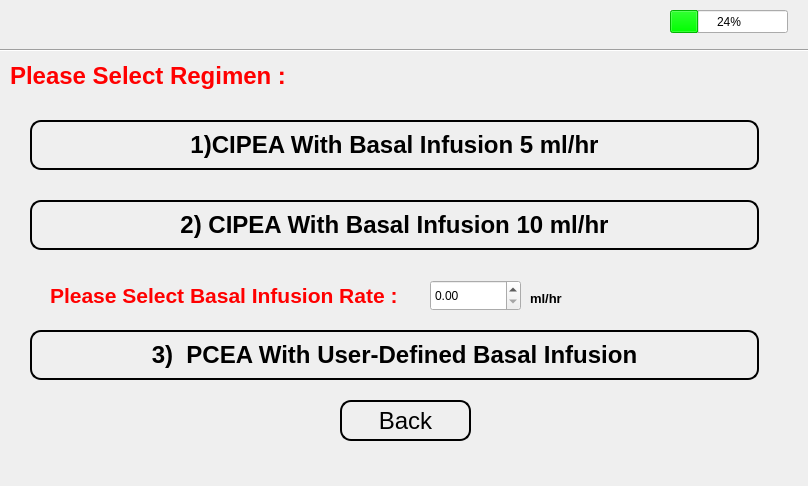
<?xml version="1.0" encoding="UTF-8"?>
<ui version="4.0">
 <class>infusionChangeRegimen</class>
 <widget class="QWidget" name="infusionChangeRegimen">
  <property name="geometry">
   <rect>
    <x>0</x>
    <y>0</y>
    <width>808</width>
    <height>486</height>
   </rect>
  </property>
  <property name="windowTitle">
   <string>Form</string>
  </property>
  <widget class="QPushButton" name="Regimen3">
   <property name="enabled">
    <bool>true</bool>
   </property>
   <property name="geometry">
    <rect>
     <x>30</x>
     <y>330</y>
     <width>729</width>
     <height>50</height>
    </rect>
   </property>
   <property name="font">
    <font>
     <pointsize>18</pointsize>
     <weight>75</weight>
     <bold>true</bold>
    </font>
   </property>
   <property name="styleSheet">
    <string notr="true">color: #000000;
border: 2px solid #000;
border-radius: 11px;
padding: 5px;
background: qradialgradient(cx: 0.3, cy: -0.4,
fx: 0.3, fy: -0.4,
radius: 1.35, stop: 0 #fff, stop: 1 #888);
min-width: 80px;</string>
   </property>
   <property name="text">
    <string>3)  PCEA With User-Defined Basal Infusion</string>
   </property>
  </widget>
  <widget class="QLabel" name="PatientIdentifier">
   <property name="geometry">
    <rect>
     <x>40</x>
     <y>440</y>
     <width>271</width>
     <height>16</height>
    </rect>
   </property>
   <property name="text">
    <string/>
   </property>
  </widget>
  <widget class="QLabel" name="SpinBoxError">
   <property name="geometry">
    <rect>
     <x>610</x>
     <y>290</y>
     <width>181</width>
     <height>16</height>
    </rect>
   </property>
   <property name="text">
    <string/>
   </property>
  </widget>
  <widget class="QPushButton" name="Regimen2">
   <property name="geometry">
    <rect>
     <x>30</x>
     <y>200</y>
     <width>729</width>
     <height>50</height>
    </rect>
   </property>
   <property name="font">
    <font>
     <pointsize>18</pointsize>
     <weight>75</weight>
     <bold>true</bold>
    </font>
   </property>
   <property name="styleSheet">
    <string notr="true">color: #000000;
border: 2px solid #000;
border-radius: 11px;
padding: 5px;
background: qradialgradient(cx: 0.3, cy: -0.4,
fx: 0.3, fy: -0.4,
radius: 1.35, stop: 0 #fff, stop: 1 #888);
min-width: 80px;</string>
   </property>
   <property name="text">
    <string>2) CIPEA With Basal Infusion 10 ml/hr</string>
   </property>
  </widget>
  <widget class="QLabel" name="label_2">
   <property name="geometry">
    <rect>
     <x>50</x>
     <y>280</y>
     <width>411</width>
     <height>31</height>
    </rect>
   </property>
   <property name="palette">
    <palette>
     <active>
      <colorrole role="WindowText">
       <brush brushstyle="SolidPattern">
        <color alpha="255">
         <red>255</red>
         <green>0</green>
         <blue>0</blue>
        </color>
       </brush>
      </colorrole>
      <colorrole role="Button">
       <brush brushstyle="SolidPattern">
        <color alpha="255">
         <red>255</red>
         <green>0</green>
         <blue>0</blue>
        </color>
       </brush>
      </colorrole>
      <colorrole role="Light">
       <brush brushstyle="SolidPattern">
        <color alpha="255">
         <red>255</red>
         <green>127</green>
         <blue>127</blue>
        </color>
       </brush>
      </colorrole>
      <colorrole role="Midlight">
       <brush brushstyle="SolidPattern">
        <color alpha="255">
         <red>255</red>
         <green>63</green>
         <blue>63</blue>
        </color>
       </brush>
      </colorrole>
      <colorrole role="Dark">
       <brush brushstyle="SolidPattern">
        <color alpha="255">
         <red>127</red>
         <green>0</green>
         <blue>0</blue>
        </color>
       </brush>
      </colorrole>
      <colorrole role="Mid">
       <brush brushstyle="SolidPattern">
        <color alpha="255">
         <red>170</red>
         <green>0</green>
         <blue>0</blue>
        </color>
       </brush>
      </colorrole>
      <colorrole role="Text">
       <brush brushstyle="SolidPattern">
        <color alpha="255">
         <red>255</red>
         <green>0</green>
         <blue>0</blue>
        </color>
       </brush>
      </colorrole>
      <colorrole role="BrightText">
       <brush brushstyle="SolidPattern">
        <color alpha="255">
         <red>255</red>
         <green>255</green>
         <blue>255</blue>
        </color>
       </brush>
      </colorrole>
      <colorrole role="ButtonText">
       <brush brushstyle="SolidPattern">
        <color alpha="255">
         <red>0</red>
         <green>0</green>
         <blue>0</blue>
        </color>
       </brush>
      </colorrole>
      <colorrole role="Base">
       <brush brushstyle="SolidPattern">
        <color alpha="255">
         <red>255</red>
         <green>255</green>
         <blue>255</blue>
        </color>
       </brush>
      </colorrole>
      <colorrole role="Window">
       <brush brushstyle="SolidPattern">
        <color alpha="255">
         <red>255</red>
         <green>0</green>
         <blue>0</blue>
        </color>
       </brush>
      </colorrole>
      <colorrole role="Shadow">
       <brush brushstyle="SolidPattern">
        <color alpha="255">
         <red>0</red>
         <green>0</green>
         <blue>0</blue>
        </color>
       </brush>
      </colorrole>
      <colorrole role="AlternateBase">
       <brush brushstyle="SolidPattern">
        <color alpha="255">
         <red>255</red>
         <green>127</green>
         <blue>127</blue>
        </color>
       </brush>
      </colorrole>
      <colorrole role="ToolTipBase">
       <brush brushstyle="SolidPattern">
        <color alpha="255">
         <red>255</red>
         <green>255</green>
         <blue>220</blue>
        </color>
       </brush>
      </colorrole>
      <colorrole role="ToolTipText">
       <brush brushstyle="SolidPattern">
        <color alpha="255">
         <red>0</red>
         <green>0</green>
         <blue>0</blue>
        </color>
       </brush>
      </colorrole>
     </active>
     <inactive>
      <colorrole role="WindowText">
       <brush brushstyle="SolidPattern">
        <color alpha="255">
         <red>255</red>
         <green>0</green>
         <blue>0</blue>
        </color>
       </brush>
      </colorrole>
      <colorrole role="Button">
       <brush brushstyle="SolidPattern">
        <color alpha="255">
         <red>255</red>
         <green>0</green>
         <blue>0</blue>
        </color>
       </brush>
      </colorrole>
      <colorrole role="Light">
       <brush brushstyle="SolidPattern">
        <color alpha="255">
         <red>255</red>
         <green>127</green>
         <blue>127</blue>
        </color>
       </brush>
      </colorrole>
      <colorrole role="Midlight">
       <brush brushstyle="SolidPattern">
        <color alpha="255">
         <red>255</red>
         <green>63</green>
         <blue>63</blue>
        </color>
       </brush>
      </colorrole>
      <colorrole role="Dark">
       <brush brushstyle="SolidPattern">
        <color alpha="255">
         <red>127</red>
         <green>0</green>
         <blue>0</blue>
        </color>
       </brush>
      </colorrole>
      <colorrole role="Mid">
       <brush brushstyle="SolidPattern">
        <color alpha="255">
         <red>170</red>
         <green>0</green>
         <blue>0</blue>
        </color>
       </brush>
      </colorrole>
      <colorrole role="Text">
       <brush brushstyle="SolidPattern">
        <color alpha="255">
         <red>255</red>
         <green>0</green>
         <blue>0</blue>
        </color>
       </brush>
      </colorrole>
      <colorrole role="BrightText">
       <brush brushstyle="SolidPattern">
        <color alpha="255">
         <red>255</red>
         <green>255</green>
         <blue>255</blue>
        </color>
       </brush>
      </colorrole>
      <colorrole role="ButtonText">
       <brush brushstyle="SolidPattern">
        <color alpha="255">
         <red>0</red>
         <green>0</green>
         <blue>0</blue>
        </color>
       </brush>
      </colorrole>
      <colorrole role="Base">
       <brush brushstyle="SolidPattern">
        <color alpha="255">
         <red>255</red>
         <green>255</green>
         <blue>255</blue>
        </color>
       </brush>
      </colorrole>
      <colorrole role="Window">
       <brush brushstyle="SolidPattern">
        <color alpha="255">
         <red>255</red>
         <green>0</green>
         <blue>0</blue>
        </color>
       </brush>
      </colorrole>
      <colorrole role="Shadow">
       <brush brushstyle="SolidPattern">
        <color alpha="255">
         <red>0</red>
         <green>0</green>
         <blue>0</blue>
        </color>
       </brush>
      </colorrole>
      <colorrole role="AlternateBase">
       <brush brushstyle="SolidPattern">
        <color alpha="255">
         <red>255</red>
         <green>127</green>
         <blue>127</blue>
        </color>
       </brush>
      </colorrole>
      <colorrole role="ToolTipBase">
       <brush brushstyle="SolidPattern">
        <color alpha="255">
         <red>255</red>
         <green>255</green>
         <blue>220</blue>
        </color>
       </brush>
      </colorrole>
      <colorrole role="ToolTipText">
       <brush brushstyle="SolidPattern">
        <color alpha="255">
         <red>0</red>
         <green>0</green>
         <blue>0</blue>
        </color>
       </brush>
      </colorrole>
     </inactive>
     <disabled>
      <colorrole role="WindowText">
       <brush brushstyle="SolidPattern">
        <color alpha="255">
         <red>127</red>
         <green>0</green>
         <blue>0</blue>
        </color>
       </brush>
      </colorrole>
      <colorrole role="Button">
       <brush brushstyle="SolidPattern">
        <color alpha="255">
         <red>255</red>
         <green>0</green>
         <blue>0</blue>
        </color>
       </brush>
      </colorrole>
      <colorrole role="Light">
       <brush brushstyle="SolidPattern">
        <color alpha="255">
         <red>255</red>
         <green>127</green>
         <blue>127</blue>
        </color>
       </brush>
      </colorrole>
      <colorrole role="Midlight">
       <brush brushstyle="SolidPattern">
        <color alpha="255">
         <red>255</red>
         <green>63</green>
         <blue>63</blue>
        </color>
       </brush>
      </colorrole>
      <colorrole role="Dark">
       <brush brushstyle="SolidPattern">
        <color alpha="255">
         <red>127</red>
         <green>0</green>
         <blue>0</blue>
        </color>
       </brush>
      </colorrole>
      <colorrole role="Mid">
       <brush brushstyle="SolidPattern">
        <color alpha="255">
         <red>170</red>
         <green>0</green>
         <blue>0</blue>
        </color>
       </brush>
      </colorrole>
      <colorrole role="Text">
       <brush brushstyle="SolidPattern">
        <color alpha="255">
         <red>127</red>
         <green>0</green>
         <blue>0</blue>
        </color>
       </brush>
      </colorrole>
      <colorrole role="BrightText">
       <brush brushstyle="SolidPattern">
        <color alpha="255">
         <red>255</red>
         <green>255</green>
         <blue>255</blue>
        </color>
       </brush>
      </colorrole>
      <colorrole role="ButtonText">
       <brush brushstyle="SolidPattern">
        <color alpha="255">
         <red>127</red>
         <green>0</green>
         <blue>0</blue>
        </color>
       </brush>
      </colorrole>
      <colorrole role="Base">
       <brush brushstyle="SolidPattern">
        <color alpha="255">
         <red>255</red>
         <green>0</green>
         <blue>0</blue>
        </color>
       </brush>
      </colorrole>
      <colorrole role="Window">
       <brush brushstyle="SolidPattern">
        <color alpha="255">
         <red>255</red>
         <green>0</green>
         <blue>0</blue>
        </color>
       </brush>
      </colorrole>
      <colorrole role="Shadow">
       <brush brushstyle="SolidPattern">
        <color alpha="255">
         <red>0</red>
         <green>0</green>
         <blue>0</blue>
        </color>
       </brush>
      </colorrole>
      <colorrole role="AlternateBase">
       <brush brushstyle="SolidPattern">
        <color alpha="255">
         <red>255</red>
         <green>0</green>
         <blue>0</blue>
        </color>
       </brush>
      </colorrole>
      <colorrole role="ToolTipBase">
       <brush brushstyle="SolidPattern">
        <color alpha="255">
         <red>255</red>
         <green>255</green>
         <blue>220</blue>
        </color>
       </brush>
      </colorrole>
      <colorrole role="ToolTipText">
       <brush brushstyle="SolidPattern">
        <color alpha="255">
         <red>0</red>
         <green>0</green>
         <blue>0</blue>
        </color>
       </brush>
      </colorrole>
     </disabled>
    </palette>
   </property>
   <property name="font">
    <font>
     <pointsize>16</pointsize>
     <weight>75</weight>
     <bold>true</bold>
    </font>
   </property>
   <property name="text">
    <string>Please Select Basal Infusion Rate :</string>
   </property>
  </widget>
  <widget class="QLabel" name="label_3">
   <property name="geometry">
    <rect>
     <x>530</x>
     <y>290</y>
     <width>51</width>
     <height>16</height>
    </rect>
   </property>
   <property name="font">
    <font>
     <pointsize>10</pointsize>
     <weight>75</weight>
     <bold>true</bold>
    </font>
   </property>
   <property name="text">
    <string>ml/hr</string>
   </property>
  </widget>
  <widget class="QPushButton" name="Regimen1">
   <property name="geometry">
    <rect>
     <x>30</x>
     <y>120</y>
     <width>729</width>
     <height>50</height>
    </rect>
   </property>
   <property name="font">
    <font>
     <pointsize>18</pointsize>
     <weight>75</weight>
     <bold>true</bold>
    </font>
   </property>
   <property name="styleSheet">
    <string notr="true">color: #000000;
border: 2px solid #000;
border-radius: 11px;
padding: 5px;
background: qradialgradient(cx: 0.3, cy: -0.4,
fx: 0.3, fy: -0.4,
radius: 1.35, stop: 0 #fff, stop: 1 #888);
min-width: 80px;</string>
   </property>
   <property name="text">
    <string>1)CIPEA With Basal Infusion 5 ml/hr</string>
   </property>
  </widget>
  <widget class="QPushButton" name="Back">
   <property name="geometry">
    <rect>
     <x>340</x>
     <y>400</y>
     <width>131</width>
     <height>41</height>
    </rect>
   </property>
   <property name="font">
    <font>
     <pointsize>18</pointsize>
    </font>
   </property>
   <property name="styleSheet">
    <string notr="true">color: #000000;
border: 2px solid #000;
border-radius: 11px;
padding: 5px;
background: qradialgradient(cx: 0.3, cy: -0.4,
fx: 0.3, fy: -0.4,
radius: 1.35, stop: 0 #fff, stop: 1 #888);
min-width: 80px;</string>
   </property>
   <property name="text">
    <string>Back</string>
   </property>
  </widget>
  <widget class="QLabel" name="label">
   <property name="geometry">
    <rect>
     <x>10</x>
     <y>60</y>
     <width>321</width>
     <height>31</height>
    </rect>
   </property>
   <property name="palette">
    <palette>
     <active>
      <colorrole role="WindowText">
       <brush brushstyle="SolidPattern">
        <color alpha="255">
         <red>255</red>
         <green>0</green>
         <blue>0</blue>
        </color>
       </brush>
      </colorrole>
      <colorrole role="Text">
       <brush brushstyle="SolidPattern">
        <color alpha="255">
         <red>255</red>
         <green>0</green>
         <blue>0</blue>
        </color>
       </brush>
      </colorrole>
     </active>
     <inactive>
      <colorrole role="WindowText">
       <brush brushstyle="SolidPattern">
        <color alpha="255">
         <red>255</red>
         <green>0</green>
         <blue>0</blue>
        </color>
       </brush>
      </colorrole>
      <colorrole role="Text">
       <brush brushstyle="SolidPattern">
        <color alpha="255">
         <red>255</red>
         <green>0</green>
         <blue>0</blue>
        </color>
       </brush>
      </colorrole>
     </inactive>
     <disabled>
      <colorrole role="WindowText">
       <brush brushstyle="SolidPattern">
        <color alpha="255">
         <red>120</red>
         <green>120</green>
         <blue>120</blue>
        </color>
       </brush>
      </colorrole>
      <colorrole role="Text">
       <brush brushstyle="SolidPattern">
        <color alpha="255">
         <red>120</red>
         <green>120</green>
         <blue>120</blue>
        </color>
       </brush>
      </colorrole>
     </disabled>
    </palette>
   </property>
   <property name="font">
    <font>
     <pointsize>18</pointsize>
     <weight>75</weight>
     <bold>true</bold>
    </font>
   </property>
   <property name="text">
    <string>Please Select Regimen :</string>
   </property>
  </widget>
  <widget class="QLabel" name="BedNo">
   <property name="geometry">
    <rect>
     <x>40</x>
     <y>460</y>
     <width>271</width>
     <height>16</height>
    </rect>
   </property>
   <property name="text">
    <string/>
   </property>
  </widget>
  <widget class="QDoubleSpinBox" name="doubleSpinBox">
   <property name="geometry">
    <rect>
     <x>430</x>
     <y>280</y>
     <width>91</width>
     <height>31</height>
    </rect>
   </property>
   <property name="decimals">
    <number>2</number>
   </property>
   <property name="maximum">
    <double>100.000000000000000</double>
   </property>
   <property name="singleStep">
    <double>0.010000000000000</double>
   </property>
  </widget>
  <widget class="QLabel" name="Regimen1Selected">
   <property name="geometry">
    <rect>
     <x>630</x>
     <y>70</y>
     <width>151</width>
     <height>20</height>
    </rect>
   </property>
   <property name="font">
    <font>
     <pointsize>11</pointsize>
     <weight>75</weight>
     <bold>true</bold>
    </font>
   </property>
   <property name="text">
    <string/>
   </property>
  </widget>
  <widget class="QLabel" name="label_5">
   <property name="geometry">
    <rect>
     <x>660</x>
     <y>180</y>
     <width>151</width>
     <height>20</height>
    </rect>
   </property>
   <property name="text">
    <string/>
   </property>
  </widget>
  <widget class="QLabel" name="Regimen2Selected">
   <property name="geometry">
    <rect>
     <x>630</x>
     <y>170</y>
     <width>151</width>
     <height>20</height>
    </rect>
   </property>
   <property name="font">
    <font>
     <pointsize>11</pointsize>
     <weight>75</weight>
     <bold>true</bold>
    </font>
   </property>
   <property name="text">
    <string/>
   </property>
  </widget>
  <widget class="Line" name="line">
   <property name="geometry">
    <rect>
     <x>0</x>
     <y>40</y>
     <width>811</width>
     <height>20</height>
    </rect>
   </property>
   <property name="font">
    <font>
     <weight>75</weight>
     <bold>true</bold>
    </font>
   </property>
   <property name="orientation">
    <enum>Qt::Horizontal</enum>
   </property>
  </widget>
  <widget class="QLabel" name="Date">
   <property name="geometry">
    <rect>
     <x>40</x>
     <y>10</y>
     <width>191</width>
     <height>31</height>
    </rect>
   </property>
   <property name="palette">
    <palette>
     <active>
      <colorrole role="WindowText">
       <brush brushstyle="SolidPattern">
        <color alpha="255">
         <red>0</red>
         <green>0</green>
         <blue>0</blue>
        </color>
       </brush>
      </colorrole>
      <colorrole role="Text">
       <brush brushstyle="SolidPattern">
        <color alpha="255">
         <red>0</red>
         <green>0</green>
         <blue>0</blue>
        </color>
       </brush>
      </colorrole>
      <colorrole role="LinkVisited">
       <brush brushstyle="SolidPattern">
        <color alpha="255">
         <red>0</red>
         <green>0</green>
         <blue>0</blue>
        </color>
       </brush>
      </colorrole>
      <colorrole role="ToolTipText">
       <brush brushstyle="SolidPattern">
        <color alpha="255">
         <red>255</red>
         <green>255</green>
         <blue>255</blue>
        </color>
       </brush>
      </colorrole>
     </active>
     <inactive>
      <colorrole role="WindowText">
       <brush brushstyle="SolidPattern">
        <color alpha="255">
         <red>0</red>
         <green>0</green>
         <blue>0</blue>
        </color>
       </brush>
      </colorrole>
      <colorrole role="Text">
       <brush brushstyle="SolidPattern">
        <color alpha="255">
         <red>0</red>
         <green>0</green>
         <blue>0</blue>
        </color>
       </brush>
      </colorrole>
      <colorrole role="LinkVisited">
       <brush brushstyle="SolidPattern">
        <color alpha="255">
         <red>0</red>
         <green>0</green>
         <blue>0</blue>
        </color>
       </brush>
      </colorrole>
      <colorrole role="ToolTipText">
       <brush brushstyle="SolidPattern">
        <color alpha="255">
         <red>255</red>
         <green>255</green>
         <blue>255</blue>
        </color>
       </brush>
      </colorrole>
     </inactive>
     <disabled>
      <colorrole role="WindowText">
       <brush brushstyle="SolidPattern">
        <color alpha="255">
         <red>120</red>
         <green>120</green>
         <blue>120</blue>
        </color>
       </brush>
      </colorrole>
      <colorrole role="Text">
       <brush brushstyle="SolidPattern">
        <color alpha="255">
         <red>120</red>
         <green>120</green>
         <blue>120</blue>
        </color>
       </brush>
      </colorrole>
      <colorrole role="LinkVisited">
       <brush brushstyle="SolidPattern">
        <color alpha="255">
         <red>0</red>
         <green>0</green>
         <blue>0</blue>
        </color>
       </brush>
      </colorrole>
      <colorrole role="ToolTipText">
       <brush brushstyle="SolidPattern">
        <color alpha="255">
         <red>255</red>
         <green>255</green>
         <blue>255</blue>
        </color>
       </brush>
      </colorrole>
     </disabled>
    </palette>
   </property>
   <property name="font">
    <font>
     <pointsize>14</pointsize>
     <weight>75</weight>
     <bold>true</bold>
    </font>
   </property>
   <property name="text">
    <string/>
   </property>
  </widget>
  <widget class="QProgressBar" name="progressBar">
   <property name="geometry">
    <rect>
     <x>670</x>
     <y>10</y>
     <width>118</width>
     <height>23</height>
    </rect>
   </property>
   <property name="palette">
    <palette>
     <active>
      <colorrole role="WindowText">
       <brush brushstyle="SolidPattern">
        <color alpha="255">
         <red>0</red>
         <green>0</green>
         <blue>0</blue>
        </color>
       </brush>
      </colorrole>
      <colorrole role="Text">
       <brush brushstyle="SolidPattern">
        <color alpha="255">
         <red>0</red>
         <green>0</green>
         <blue>0</blue>
        </color>
       </brush>
      </colorrole>
      <colorrole role="Highlight">
       <brush brushstyle="SolidPattern">
        <color alpha="255">
         <red>0</red>
         <green>255</green>
         <blue>0</blue>
        </color>
       </brush>
      </colorrole>
      <colorrole role="ToolTipText">
       <brush brushstyle="SolidPattern">
        <color alpha="255">
         <red>255</red>
         <green>255</green>
         <blue>255</blue>
        </color>
       </brush>
      </colorrole>
     </active>
     <inactive>
      <colorrole role="WindowText">
       <brush brushstyle="SolidPattern">
        <color alpha="255">
         <red>0</red>
         <green>0</green>
         <blue>0</blue>
        </color>
       </brush>
      </colorrole>
      <colorrole role="Text">
       <brush brushstyle="SolidPattern">
        <color alpha="255">
         <red>0</red>
         <green>0</green>
         <blue>0</blue>
        </color>
       </brush>
      </colorrole>
      <colorrole role="Highlight">
       <brush brushstyle="SolidPattern">
        <color alpha="255">
         <red>0</red>
         <green>255</green>
         <blue>0</blue>
        </color>
       </brush>
      </colorrole>
      <colorrole role="ToolTipText">
       <brush brushstyle="SolidPattern">
        <color alpha="255">
         <red>255</red>
         <green>255</green>
         <blue>255</blue>
        </color>
       </brush>
      </colorrole>
     </inactive>
     <disabled>
      <colorrole role="WindowText">
       <brush brushstyle="SolidPattern">
        <color alpha="255">
         <red>120</red>
         <green>120</green>
         <blue>120</blue>
        </color>
       </brush>
      </colorrole>
      <colorrole role="Text">
       <brush brushstyle="SolidPattern">
        <color alpha="255">
         <red>120</red>
         <green>120</green>
         <blue>120</blue>
        </color>
       </brush>
      </colorrole>
      <colorrole role="Highlight">
       <brush brushstyle="SolidPattern">
        <color alpha="255">
         <red>51</red>
         <green>153</green>
         <blue>255</blue>
        </color>
       </brush>
      </colorrole>
      <colorrole role="ToolTipText">
       <brush brushstyle="SolidPattern">
        <color alpha="255">
         <red>255</red>
         <green>255</green>
         <blue>255</blue>
        </color>
       </brush>
      </colorrole>
     </disabled>
    </palette>
   </property>
   <property name="value">
    <number>24</number>
   </property>
  </widget>
  <widget class="QLabel" name="Time">
   <property name="geometry">
    <rect>
     <x>360</x>
     <y>10</y>
     <width>181</width>
     <height>31</height>
    </rect>
   </property>
   <property name="palette">
    <palette>
     <active>
      <colorrole role="WindowText">
       <brush brushstyle="SolidPattern">
        <color alpha="255">
         <red>0</red>
         <green>0</green>
         <blue>0</blue>
        </color>
       </brush>
      </colorrole>
      <colorrole role="Text">
       <brush brushstyle="SolidPattern">
        <color alpha="255">
         <red>0</red>
         <green>0</green>
         <blue>0</blue>
        </color>
       </brush>
      </colorrole>
      <colorrole role="ToolTipText">
       <brush brushstyle="SolidPattern">
        <color alpha="255">
         <red>255</red>
         <green>255</green>
         <blue>255</blue>
        </color>
       </brush>
      </colorrole>
     </active>
     <inactive>
      <colorrole role="WindowText">
       <brush brushstyle="SolidPattern">
        <color alpha="255">
         <red>0</red>
         <green>0</green>
         <blue>0</blue>
        </color>
       </brush>
      </colorrole>
      <colorrole role="Text">
       <brush brushstyle="SolidPattern">
        <color alpha="255">
         <red>0</red>
         <green>0</green>
         <blue>0</blue>
        </color>
       </brush>
      </colorrole>
      <colorrole role="ToolTipText">
       <brush brushstyle="SolidPattern">
        <color alpha="255">
         <red>255</red>
         <green>255</green>
         <blue>255</blue>
        </color>
       </brush>
      </colorrole>
     </inactive>
     <disabled>
      <colorrole role="WindowText">
       <brush brushstyle="SolidPattern">
        <color alpha="255">
         <red>120</red>
         <green>120</green>
         <blue>120</blue>
        </color>
       </brush>
      </colorrole>
      <colorrole role="Text">
       <brush brushstyle="SolidPattern">
        <color alpha="255">
         <red>120</red>
         <green>120</green>
         <blue>120</blue>
        </color>
       </brush>
      </colorrole>
      <colorrole role="ToolTipText">
       <brush brushstyle="SolidPattern">
        <color alpha="255">
         <red>255</red>
         <green>255</green>
         <blue>255</blue>
        </color>
       </brush>
      </colorrole>
     </disabled>
    </palette>
   </property>
   <property name="font">
    <font>
     <pointsize>14</pointsize>
     <weight>75</weight>
     <bold>true</bold>
    </font>
   </property>
   <property name="text">
    <string/>
   </property>
  </widget>
  <zorder>Regimen3</zorder>
  <zorder>PatientIdentifier</zorder>
  <zorder>SpinBoxError</zorder>
  <zorder>Regimen2</zorder>
  <zorder>label_2</zorder>
  <zorder>label_3</zorder>
  <zorder>Regimen1</zorder>
  <zorder>Back</zorder>
  <zorder>label</zorder>
  <zorder>BedNo</zorder>
  <zorder>doubleSpinBox</zorder>
  <zorder>Regimen1Selected</zorder>
  <zorder>label_5</zorder>
  <zorder>Regimen2Selected</zorder>
  <zorder>line</zorder>
  <zorder>line</zorder>
  <zorder>Date</zorder>
  <zorder>progressBar</zorder>
  <zorder>Time</zorder>
 </widget>
 <resources/>
 <connections/>
</ui>
